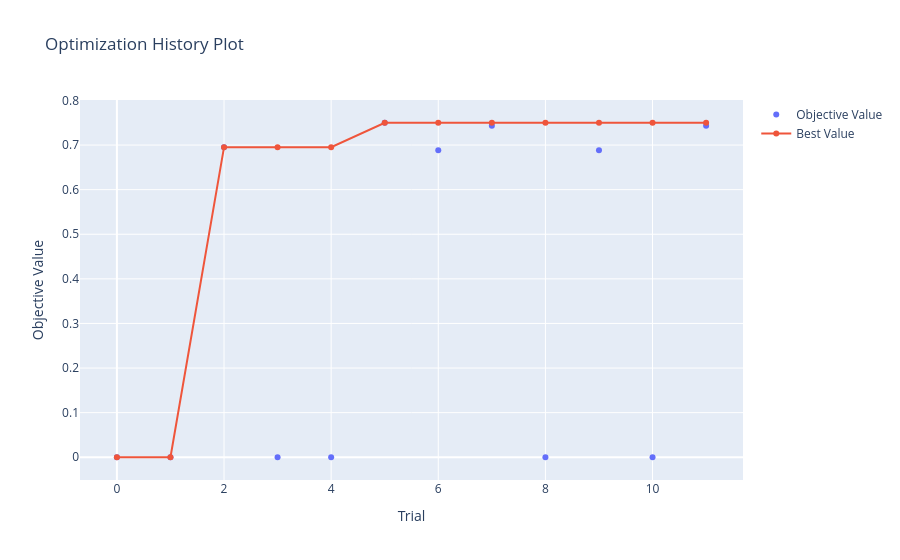

The notebook cell saved with this chart:
### Code cell
from optuna.visualization import *

# plot_parallel_coordinate(study)
plot_optimization_history(study)

### Figure 1 — Plotly figure (JSON) as saved in the notebook; plotly's stock layout.template omitted (floating-point values rounded to 4 significant figures)
{"data": [{"mode": "markers", "name": "Objective Value", "type": "scatter", "x": [0, 1, 2, 3, 4, 5, 6, 7, 8, 9, 10, 11], "y": [0, 0, 0.6952, 0, 0, 0.75, 0.6882, 0.7432, 0, 0.6882, 0, 0.7432]}, {"name": "Best Value", "type": "scatter", "x": [0, 1, 2, 3, 4, 5, 6, 7, 8, 9, 10, 11], "y": [0, 0, 0.6952, 0.6952, 0.6952, 0.75, 0.75, 0.75, 0.75, 0.75, 0.75, 0.75]}], "layout": {"title": {"text": "Optimization History Plot"}, "xaxis": {"title": {"text": "Trial"}}, "yaxis": {"title": {"text": "Objective Value"}}}}
